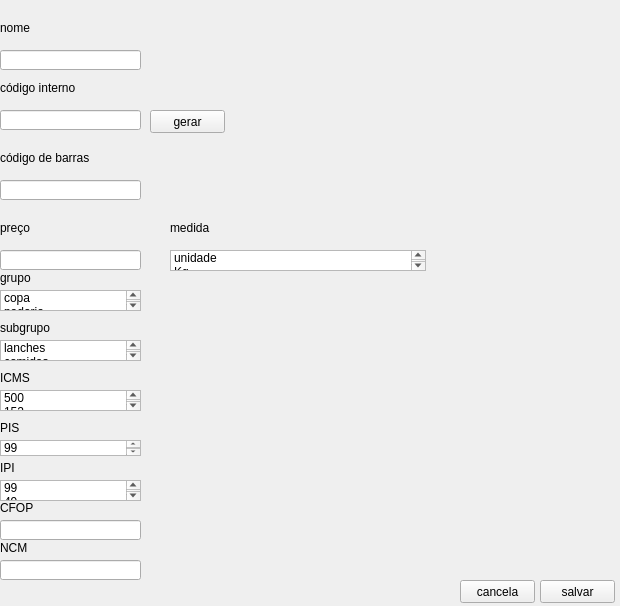
<?xml version="1.0" encoding="UTF-8"?>
<ui version="4.0">
 <class>Form</class>
 <widget class="QWidget" name="Form">
  <property name="geometry">
   <rect>
    <x>0</x>
    <y>0</y>
    <width>620</width>
    <height>606</height>
   </rect>
  </property>
  <property name="windowTitle">
   <string>Form</string>
  </property>
  <widget class="QLabel" name="label">
   <property name="geometry">
    <rect>
     <x>0</x>
     <y>20</y>
     <width>121</width>
     <height>16</height>
    </rect>
   </property>
   <property name="text">
    <string>nome</string>
   </property>
  </widget>
  <widget class="QLineEdit" name="lineEdit">
   <property name="geometry">
    <rect>
     <x>0</x>
     <y>50</y>
     <width>141</width>
     <height>20</height>
    </rect>
   </property>
  </widget>
  <widget class="QLabel" name="label_2">
   <property name="geometry">
    <rect>
     <x>0</x>
     <y>80</y>
     <width>131</width>
     <height>16</height>
    </rect>
   </property>
   <property name="text">
    <string>código interno</string>
   </property>
  </widget>
  <widget class="QLineEdit" name="lineEdit_2">
   <property name="geometry">
    <rect>
     <x>0</x>
     <y>110</y>
     <width>141</width>
     <height>20</height>
    </rect>
   </property>
  </widget>
  <widget class="QPushButton" name="pushButton">
   <property name="geometry">
    <rect>
     <x>150</x>
     <y>110</y>
     <width>75</width>
     <height>23</height>
    </rect>
   </property>
   <property name="text">
    <string>gerar</string>
   </property>
  </widget>
  <widget class="QLabel" name="label_3">
   <property name="geometry">
    <rect>
     <x>0</x>
     <y>150</y>
     <width>111</width>
     <height>16</height>
    </rect>
   </property>
   <property name="text">
    <string>código de barras</string>
   </property>
  </widget>
  <widget class="QLineEdit" name="lineEdit_3">
   <property name="geometry">
    <rect>
     <x>0</x>
     <y>180</y>
     <width>141</width>
     <height>20</height>
    </rect>
   </property>
  </widget>
  <widget class="QLabel" name="label_4">
   <property name="geometry">
    <rect>
     <x>0</x>
     <y>220</y>
     <width>121</width>
     <height>16</height>
    </rect>
   </property>
   <property name="text">
    <string>preço</string>
   </property>
  </widget>
  <widget class="QLineEdit" name="lineEdit_4">
   <property name="geometry">
    <rect>
     <x>0</x>
     <y>250</y>
     <width>141</width>
     <height>20</height>
    </rect>
   </property>
  </widget>
  <widget class="QLabel" name="label_5">
   <property name="geometry">
    <rect>
     <x>170</x>
     <y>220</y>
     <width>121</width>
     <height>16</height>
    </rect>
   </property>
   <property name="text">
    <string>medida</string>
   </property>
  </widget>
  <widget class="QListWidget" name="listWidget">
   <property name="geometry">
    <rect>
     <x>170</x>
     <y>250</y>
     <width>256</width>
     <height>21</height>
    </rect>
   </property>
   <item>
    <property name="text">
     <string>unidade</string>
    </property>
   </item>
   <item>
    <property name="text">
     <string>Kg</string>
    </property>
   </item>
   <item>
    <property name="text">
     <string>caixa</string>
    </property>
   </item>
  </widget>
  <widget class="QLabel" name="label_6">
   <property name="geometry">
    <rect>
     <x>0</x>
     <y>270</y>
     <width>121</width>
     <height>16</height>
    </rect>
   </property>
   <property name="text">
    <string>grupo</string>
   </property>
  </widget>
  <widget class="QListWidget" name="listWidget_2">
   <property name="geometry">
    <rect>
     <x>0</x>
     <y>290</y>
     <width>141</width>
     <height>21</height>
    </rect>
   </property>
   <item>
    <property name="text">
     <string>copa</string>
    </property>
   </item>
   <item>
    <property name="text">
     <string>padaria</string>
    </property>
   </item>
  </widget>
  <widget class="QLabel" name="label_7">
   <property name="geometry">
    <rect>
     <x>0</x>
     <y>320</y>
     <width>141</width>
     <height>16</height>
    </rect>
   </property>
   <property name="text">
    <string>subgrupo</string>
   </property>
  </widget>
  <widget class="QListWidget" name="listWidget_3">
   <property name="geometry">
    <rect>
     <x>0</x>
     <y>340</y>
     <width>141</width>
     <height>21</height>
    </rect>
   </property>
   <item>
    <property name="text">
     <string>lanches</string>
    </property>
   </item>
   <item>
    <property name="text">
     <string>comidas</string>
    </property>
   </item>
   <item>
    <property name="text">
     <string>bebidas</string>
    </property>
   </item>
  </widget>
  <widget class="QLabel" name="label_8">
   <property name="geometry">
    <rect>
     <x>0</x>
     <y>370</y>
     <width>181</width>
     <height>16</height>
    </rect>
   </property>
   <property name="text">
    <string>ICMS</string>
   </property>
  </widget>
  <widget class="QListWidget" name="listWidget_4">
   <property name="geometry">
    <rect>
     <x>0</x>
     <y>390</y>
     <width>141</width>
     <height>21</height>
    </rect>
   </property>
   <item>
    <property name="text">
     <string>500</string>
    </property>
   </item>
   <item>
    <property name="text">
     <string>152</string>
    </property>
   </item>
  </widget>
  <widget class="QLabel" name="label_9">
   <property name="geometry">
    <rect>
     <x>0</x>
     <y>420</y>
     <width>131</width>
     <height>16</height>
    </rect>
   </property>
   <property name="text">
    <string>PIS</string>
   </property>
  </widget>
  <widget class="QListWidget" name="listWidget_5">
   <property name="geometry">
    <rect>
     <x>0</x>
     <y>440</y>
     <width>141</width>
     <height>16</height>
    </rect>
   </property>
   <item>
    <property name="text">
     <string>99</string>
    </property>
   </item>
   <item>
    <property name="text">
     <string>49</string>
    </property>
   </item>
  </widget>
  <widget class="QLabel" name="label_10">
   <property name="geometry">
    <rect>
     <x>0</x>
     <y>460</y>
     <width>131</width>
     <height>16</height>
    </rect>
   </property>
   <property name="text">
    <string>IPI</string>
   </property>
  </widget>
  <widget class="QListWidget" name="listWidget_6">
   <property name="geometry">
    <rect>
     <x>0</x>
     <y>480</y>
     <width>141</width>
     <height>21</height>
    </rect>
   </property>
   <item>
    <property name="text">
     <string>99</string>
    </property>
   </item>
   <item>
    <property name="text">
     <string>49</string>
    </property>
   </item>
   <item>
    <property name="text">
     <string/>
    </property>
   </item>
  </widget>
  <widget class="QLabel" name="label_11">
   <property name="geometry">
    <rect>
     <x>0</x>
     <y>500</y>
     <width>141</width>
     <height>16</height>
    </rect>
   </property>
   <property name="text">
    <string>CFOP</string>
   </property>
  </widget>
  <widget class="QLineEdit" name="lineEdit_5">
   <property name="geometry">
    <rect>
     <x>0</x>
     <y>520</y>
     <width>141</width>
     <height>20</height>
    </rect>
   </property>
  </widget>
  <widget class="QLabel" name="label_12">
   <property name="geometry">
    <rect>
     <x>0</x>
     <y>540</y>
     <width>131</width>
     <height>16</height>
    </rect>
   </property>
   <property name="text">
    <string>NCM</string>
   </property>
  </widget>
  <widget class="QLineEdit" name="lineEdit_6">
   <property name="geometry">
    <rect>
     <x>0</x>
     <y>560</y>
     <width>141</width>
     <height>20</height>
    </rect>
   </property>
  </widget>
  <widget class="QPushButton" name="pushButton_2">
   <property name="geometry">
    <rect>
     <x>460</x>
     <y>580</y>
     <width>75</width>
     <height>23</height>
    </rect>
   </property>
   <property name="text">
    <string>cancela</string>
   </property>
  </widget>
  <widget class="QPushButton" name="pushButton_3">
   <property name="geometry">
    <rect>
     <x>540</x>
     <y>580</y>
     <width>75</width>
     <height>23</height>
    </rect>
   </property>
   <property name="text">
    <string>salvar</string>
   </property>
  </widget>
 </widget>
 <resources/>
 <connections/>
</ui>
